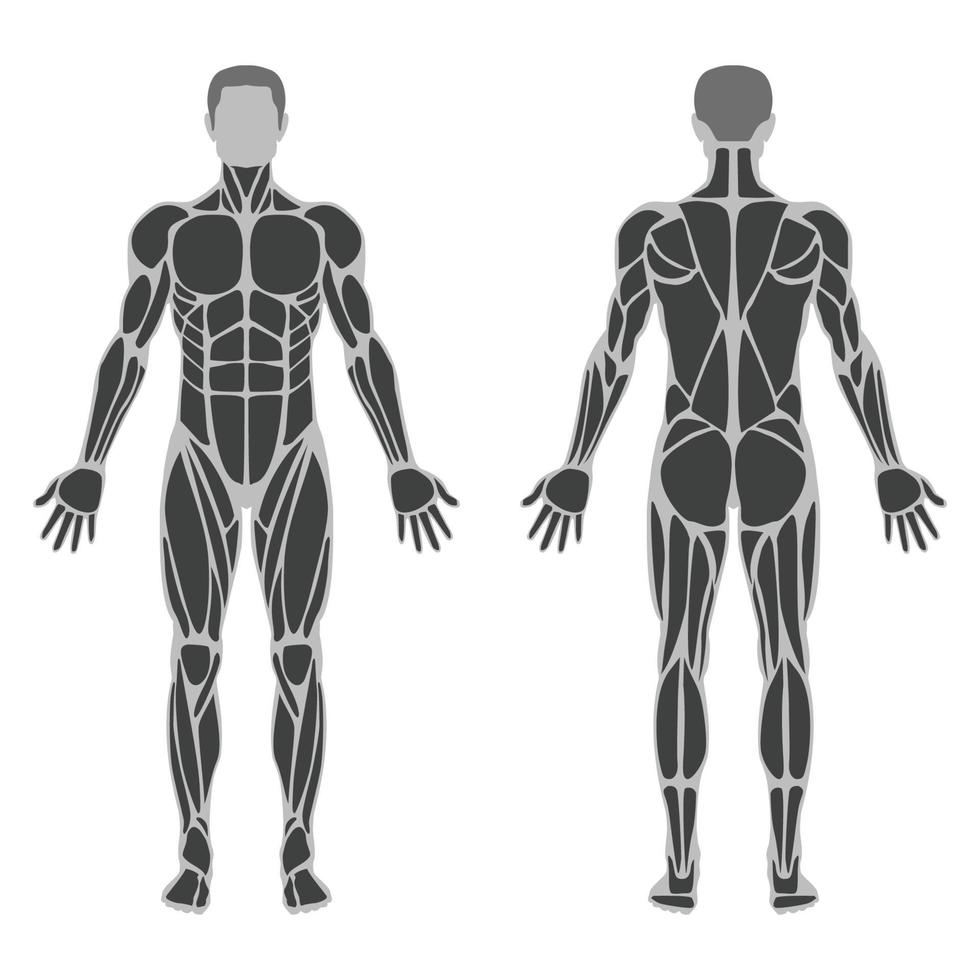
#> input picture Hevy workouts/human_body.jpg, 980 x 980 px, found by its file name; the run also reads 1 picture not shown here
$ jupyter execute human_body_coordinates.ipynb
#> lines starting #> are read from the running program, lines starting #| are printed output that depends on the picture
[cell 1]
image_path = r'C:\Users\mikip\OneDrive\Dokumenty\GitHub\Public-projects\Hevy workouts\human_body.jpg'
output_image_path = r'C:\Users\mikip\Downloads\human_body_with_polygon.jpg'

[cell 2]
from PIL import Image, ImageDraw

# Coordinates for the polygon
left_chest = [(232.18717948717955, 216.60769230769233), (239.22307692307692, 228.6692307692308),
     (240.22820512820516, 274.9051282051282), (231.1820512820513, 285.96153846153845),
     (217.11025641025645, 291.9923076923077), (198.0128205128205, 290.98717948717945),
     (184.9461538461539, 284.9564102564103), (175.90000000000003, 267.86923076923074),
     (172.88461538461542, 244.75128205128203), (177.9102564102564, 227.66410256410256),
     (191.98205128205137, 217.61282051282058), (232.18717948717955, 216.60769230769233)]

right_chest = [(259.7564102564103, 217.4953379953381), (254.534965034965, 225.327505827506),
               (250.61888111888118, 244.90792540792552), (251.92424242424238, 268.4044289044291),
               (259.7564102564103, 285.374125874126), (285.8636363636364, 290.59557109557124),
               (309.36013986013984, 280.15268065268083), (318.49766899766894, 254.04545454545473),
               (315.8869463869463, 231.85431235431247), (304.1386946386946, 220.10606060606074),
               (287.1689976689976, 212.27389277389295), (263.6724941724941, 214.88461538461559)]

left_top_trunk = [(237.56526806526801, 289.29020979020993), (241.48135198135185, 294.5116550116552), (242.78671328671328, 304.9545454545456), (242.78671328671328, 314.0920745920747), (210.1526806526806, 333.67249417249434), (207.54195804195808, 318.00815850815866), (207.54195804195808, 308.87062937062956), (208.84731934731929, 302.343822843823), (237.56526806526801, 289.29020979020993), (241.48135198135185, 290.59557109557124), (241.48135198135185, 293.2062937062939), (241.48135198135185, 298.42773892773903)]
left_mid_top_trunk = [(238.87062937062944, 325.84032634032644), (242.78671328671328, 331.0617715617717), (241.48135198135185, 357.1689976689978), (211.45804195804192, 357.1689976689978), (211.45804195804192, 341.5046620046621), (237.56526806526801, 327.14568764568776), (238.87062937062944, 325.84032634032644), (238.87062937062944, 325.84032634032644), (238.87062937062944, 325.84032634032644), (238.87062937062944, 325.84032634032644), (237.56526806526801, 325.84032634032644), (237.56526806526801, 325.84032634032644)]
left_mid_low_trunk = [(210.1526806526806, 366.3065268065269), (210.1526806526806, 387.19230769230785), (240.17599067599065, 389.8030303030305), (242.78671328671328, 362.39044289044307), (227.1223776223776, 362.39044289044307), (210.1526806526806, 366.3065268065269), (210.1526806526806, 366.3065268065269), (210.1526806526806, 366.3065268065269), (210.1526806526806, 366.3065268065269), (210.1526806526806, 366.3065268065269), (210.1526806526806, 366.3065268065269), (210.1526806526806, 366.3065268065269)]
left_low_trunk = [(210.1526806526806, 395.02447552447563), (215.37412587412587, 435.4906759906761), (224.51165501165497, 462.9032634032635), (232.34382284382275, 478.5675990675992), (241.48135198135185, 481.1783216783218), (244.09207459207448, 400.2459207459209), (240.17599067599065, 395.02447552447563), (211.45804195804192, 393.7191142191143), (211.45804195804192, 392.413752913753), (211.45804195804192, 392.413752913753), (211.45804195804192, 392.413752913753), (211.45804195804192, 392.413752913753)]

right_top_trunk = [(253.2296037296038, 287.9848484848486), (250.61888111888118, 297.1223776223778), (249.31351981351975, 310.1759906759909), (251.92424242424238, 318.00815850815866), (281.9475524475523, 331.0617715617717), (284.55827505827494, 321.9242424242426), (284.55827505827494, 308.87062937062956), (284.55827505827494, 302.343822843823), (254.534965034965, 287.9848484848486), (254.534965034965, 287.9848484848486), (251.92424242424238, 290.59557109557124), (253.2296037296038, 290.59557109557124)]
right_mid_top_trunk = [(251.92424242424238, 325.84032634032644), (248.00815850815854, 327.14568764568776), (250.61888111888118, 357.1689976689978), (280.6421911421911, 357.1689976689978), (278.0314685314685, 341.5046620046621), (266.28321678321674, 332.367132867133), (262.3671328671329, 329.7564102564104), (255.84032634032621, 328.4510489510491), (251.92424242424238, 325.84032634032644), (250.61888111888118, 325.84032634032644), (250.61888111888118, 328.4510489510491), (248.00815850815854, 329.7564102564104)]
right_mid_low_trunk = [(250.61888111888118, 362.39044289044307), (249.31351981351975, 380.66550116550127), (250.61888111888118, 387.19230769230785), (280.6421911421911, 387.19230769230785), (280.6421911421911, 376.74941724941743), (279.3368298368299, 365.0011655011656), (250.61888111888118, 361.08508158508175), (249.31351981351975, 371.52797202797217), (249.31351981351975, 375.4440559440561), (249.31351981351975, 380.66550116550127), (250.61888111888118, 385.88694638694653), (250.61888111888118, 385.88694638694653)]
right_low_trunk = [(249.31351981351975, 396.32983682983695), (250.61888111888118, 481.1783216783218), (262.3671328671329, 472.0407925407926), (272.8100233100232, 445.9335664335665), (280.6421911421911, 396.32983682983695), (255.84032634032621, 396.32983682983695), (251.92424242424238, 396.32983682983695), (275.42074592074584, 393.7191142191143), (249.31351981351975, 395.02447552447563), (251.92424242424238, 401.5512820512822), (251.92424242424238, 411.99417249417263), (249.31351981351975, 419.8263403263404)]

left_front_shoulder = [(163.15967365967367, 204.44172494172506), (139.6631701631702, 220.10606060606074), (133.13636363636363, 231.85431235431247), (134.44172494172494, 250.12937062937078), (144.88461538461536, 263.18298368298383), (150.10606060606062, 267.0990675990678), (165.7703962703963, 251.4347319347321), (168.38111888111882, 229.24358974358995), (178.82400932400935, 220.10606060606074), (187.96153846153845, 217.4953379953381), (176.21328671328672, 204.44172494172506), (167.07575757575762, 204.44172494172506)]
left_left_biceps = [(142.27389277389273, 273.62587412587425), (125.30419580419584, 297.1223776223778), (121.3881118881119, 329.7564102564104), (137.05244755244757, 324.5349650349651), (146.18997668997667, 307.56526806526824), (151.41142191142194, 290.59557109557124), (148.8006993006993, 278.8473193473195), (147.495337995338, 276.2365967365969), (144.88461538461536, 276.2365967365969), (143.57925407925404, 273.62587412587425), (137.05244755244757, 274.93123543123556), (143.57925407925404, 274.93123543123556)]
left_right_biceps = [(163.15967365967367, 259.2668997668999), (150.10606060606062, 304.9545454545456), (135.74708624708626, 338.8939393939395), (138.3578088578089, 346.7261072261074), (156.6328671328671, 323.2296037296039), (165.7703962703963, 301.03846153846166), (169.68648018648014, 286.6794871794873), (169.68648018648014, 277.5419580419582), (167.07575757575762, 264.48834498834515), (165.7703962703963, 260.5722610722612), (164.465034965035, 260.5722610722612), (161.85431235431236, 269.7097902097904)]

left_top_forearm = [(120.08275058275058, 336.283216783217), (103.11305361305358, 359.77972027972044), (103.11305361305358, 362.39044289044307), (99.19696969696975, 363.6958041958044), (83.53263403263406, 458.98717948717956), (99.19696969696975, 427.6585081585083), (108.33449883449885, 408.0780885780887), (114.86130536130543, 389.8030303030305), (120.08275058275058, 376.74941724941743), (121.3881118881119, 336.283216783217), (118.77738927738926, 337.5885780885782), (118.77738927738926, 337.5885780885782)]
left_mid_forearm = [(93.97552447552448, 460.2925407925409), (103.11305361305358, 445.9335664335665), (116.16666666666663, 414.60489510489526), (131.8310023310023, 391.1083916083917), (137.05244755244757, 362.39044289044307), (137.05244755244757, 355.8636363636365), (130.525641025641, 355.8636363636365), (126.60955710955716, 359.77972027972044), (122.69347319347321, 384.5815850815852), (105.72377622377621, 422.43706293706305), (93.97552447552448, 455.0710955710957), (92.67016317016316, 456.37645687645704)]
left_low_forearm = [(139.6631701631702, 362.39044289044307), (137.05244755244757, 381.9708624708626), (131.8310023310023, 392.413752913753), (118.77738927738926, 414.60489510489526), (110.94522144522148, 431.57459207459215), (107.02913752913753, 451.1550116550118), (100.50233100233106, 460.2925407925409), (107.02913752913753, 447.2389277389278), (110.94522144522148, 442.0174825174827), (122.69347319347321, 421.13170163170173), (131.8310023310023, 404.16200466200485), (139.6631701631702, 388.49766899766917)]

right_front_shoulder = [(302.83333333333337, 213.57925407925427), (313.2762237762237, 205.74708624708637), (330.24592074592067, 203.13636363636385), (349.8263403263403, 218.80069930069942), (361.57459207459203, 243.60256410256432), (353.74242424242414, 256.65617715617736), (339.38344988344977, 265.79370629370646), (330.24592074592067, 254.04545454545473), (323.7191142191142, 247.51864801864815), (323.7191142191142, 226.63286713286732), (313.2762237762237, 220.10606060606074), (304.1386946386946, 216.1899766899769)]
right_right_biceps = [(348.52097902097887, 273.62587412587425), (341.9941724941724, 286.6794871794873), (345.91025641025624, 306.2599067599069), (355.04778554778557, 325.84032634032644), (366.7960372960373, 331.0617715617717), (368.1013986013985, 321.9242424242426), (368.1013986013985, 301.03846153846166), (358.9638694638694, 284.06876456876466), (351.1317016317015, 276.2365967365969), (347.21561771561767, 273.62587412587425), (341.9941724941724, 282.76340326340346), (344.60489510489504, 299.73310023310034)]
right_left_biceps = [(326.32983682983684, 259.2668997668999), (322.4137529137528, 276.2365967365969), (331.5512820512821, 310.1759906759909), (344.60489510489504, 338.8939393939395), (349.8263403263403, 344.11538461538476), (355.04778554778557, 342.81002331002344), (355.04778554778557, 337.5885780885782), (336.77272727272714, 297.1223776223778), (332.8566433566433, 285.374125874126), (327.63519813519804, 259.2668997668999), (326.32983682983684, 259.2668997668999), (322.4137529137528, 276.2365967365969)]

right_top_forearm = [(369.40675990675993, 334.97785547785566), (370.71212121212113, 376.74941724941743), (379.84965034965023, 398.9405594405596), (404.6515151515151, 460.2925407925409), (405.95687645687633, 460.2925407925409), (391.59790209790197, 383.2762237762239), (391.59790209790197, 363.6958041958044), (382.46037296037287, 349.33682983683), (375.9335664335664, 340.1993006993008), (369.40675990675993, 336.283216783217), (368.1013986013985, 341.5046620046621), (369.40675990675993, 348.0314685314687)]
right_mid_forearm = [(356.35314685314677, 354.55827505827517), (357.6585081585082, 374.1386946386948), (366.7960372960373, 397.63519813519827), (386.3764568764567, 438.1013986013987), (395.513986013986, 458.98717948717956), (395.513986013986, 460.2925407925409), (399.43006993006986, 460.2925407925409), (390.29254079254076, 435.4906759906761), (381.15501165501166, 411.99417249417263), (373.32284382284377, 395.02447552447563), (364.18531468531467, 363.6958041958044), (364.18531468531467, 359.77972027972044)]
right_low_forearm =  [(352.43706293706293, 366.3065268065269), (347.21561771561767, 368.91724941724954), (364.18531468531467, 406.77272727272737), (390.29254079254076, 462.9032634032635), (391.59790209790197, 462.9032634032635), (369.40675990675993, 409.38344988345), (362.87995337995324, 398.9405594405596), (357.6585081585082, 387.19230769230785), (351.1317016317015, 371.52797202797217), (353.74242424242414, 365.0011655011656), (349.8263403263403, 365.0011655011656), (348.52097902097887, 370.22261072261085)]

right_top_low_thigh = [(254.534965034965, 519.0337995337997), (264.97785547785554, 530.7820512820514), (259.7564102564103, 568.6375291375292), (255.84032634032621, 546.4463869463871), (257.14568764568764, 536.0034965034966), (257.14568764568764, 525.5606060606061), (254.534965034965, 521.6445221445223), (254.534965034965, 517.7284382284383), (255.84032634032621, 530.7820512820514), (255.84032634032621, 533.392773892774), (255.84032634032621, 530.7820512820514), (255.84032634032621, 525.5606060606061)]
right_top_top_thigh = [(302.83333333333337, 435.4906759906761), (274.11538461538464, 472.0407925407926), (258.45104895104885, 515.1177156177157), (267.58857808857795, 524.2552447552449), (288.474358974359, 469.4300699300701), (302.83333333333337, 440.71212121212136), (302.83333333333337, 439.40675990676004), (287.1689976689976, 458.98717948717956), (287.1689976689976, 458.98717948717956), (287.1689976689976, 458.98717948717956), (287.1689976689976, 458.98717948717956), (287.1689976689976, 458.98717948717956)]
right_mid_long_thigh = [(304.1386946386946, 445.9335664335665), (280.6421911421911, 505.9801864801866), (267.58857808857795, 550.362470862471), (264.97785547785554, 584.3018648018649), (267.58857808857795, 603.8822843822845), (272.8100233100232, 572.5536130536132), (283.25291375291374, 534.6981351981353), (292.39044289044284, 496.8426573426575), (306.7494172494172, 447.2389277389278), (287.1689976689976, 505.9801864801866), (284.55827505827494, 511.20163170163187), (284.55827505827494, 513.8123543123544)]
right_big_mid_thigh = [(311.97086247086247, 449.84965034965046), (325.0244755244754, 487.7051282051283), (325.0244755244754, 528.1713286713288), (313.2762237762237, 575.1643356643358), (300.22261072261074, 620.8519813519815), (295.0011655011655, 629.9895104895106), (292.39044289044284, 631.2948717948718), (284.55827505827494, 599.9662004662006), (284.55827505827494, 556.8892773892775), (292.39044289044284, 516.423076923077), (311.97086247086247, 452.4603729603731), (311.97086247086247, 449.84965034965046)]
right_low_right_thigh = [(328.94055944055947, 537.308857808858), (325.0244755244754, 594.7447552447553), (315.8869463869463, 614.3251748251749), (310.66550116550104, 626.0734265734267), (310.66550116550104, 635.2109557109558), (305.444055944056, 635.2109557109558), (304.1386946386946, 618.2412587412589), (314.5815850815851, 593.439393939394), (321.10839160839157, 566.0268065268066), (322.4137529137528, 542.5303030303031), (328.94055944055947, 538.6142191142192), (328.94055944055947, 549.0571095571097)]
right_low_left_thigh =[(279.3368298368299, 568.6375291375292), (274.11538461538464, 586.9125874125875), (272.8100233100232, 597.355477855478), (271.504662004662, 615.6305361305363), (275.42074592074584, 633.9055944055945), (274.11538461538464, 639.1270396270397), (283.25291375291374, 632.6002331002333), (280.6421911421911, 603.8822843822845), (280.6421911421911, 584.3018648018649), (280.6421911421911, 568.6375291375292), (280.6421911421911, 568.6375291375292), (280.6421911421911, 568.6375291375292)]

left_top_low_thigh = [(224.51165501165497, 533.392773892774), (237.56526806526801, 516.423076923077), (234.95454545454538, 536.0034965034966), (232.34382284382275, 563.4160839160841), (231.03846153846155, 568.6375291375292), (227.1223776223776, 541.2249417249418), (225.81701631701628, 533.392773892774), (224.51165501165497, 533.392773892774), (224.51165501165497, 533.392773892774), (225.81701631701628, 533.392773892774), (225.81701631701628, 533.392773892774), (225.81701631701628, 533.392773892774)]
left_top_top_thigh =  [(189.26689976689977, 436.7960372960374), (212.76340326340323, 465.51398601398614), (232.34382284382275, 513.8123543123544), (225.81701631701628, 526.8659673659674), (215.37412587412587, 500.75874125874134), (203.62587412587413, 469.4300699300701), (189.26689976689977, 436.7960372960374), (189.26689976689977, 436.7960372960374), (189.26689976689977, 436.7960372960374), (189.26689976689977, 436.7960372960374), (189.26689976689977, 436.7960372960374), (189.26689976689977, 436.7960372960374)]
left_mid_long_thigh = [(185.35081585081582, 444.6282051282052), (211.45804195804192, 547.7517482517484), (223.20629370629365, 602.5769230769232), (227.1223776223776, 579.0804195804196), (221.90093240093233, 542.5303030303031), (210.1526806526806, 505.9801864801866), (185.35081585081582, 445.9335664335665), (185.35081585081582, 445.9335664335665), (185.35081585081582, 445.9335664335665), (185.35081585081582, 445.9335664335665), (185.35081585081582, 445.9335664335665), (185.35081585081582, 445.9335664335665)]
left_big_mid_thigh = [(178.82400932400935, 451.1550116550118), (167.07575757575762, 487.7051282051283), (168.38111888111882, 532.0874125874127), (186.65617715617714, 605.1876456876457), (198.40442890442887, 629.9895104895106), (204.93123543123545, 618.2412587412589), (207.54195804195808, 586.9125874125875), (207.54195804195808, 554.2785547785548), (202.32051282051282, 525.5606060606061), (194.48834498834492, 490.3158508158509), (185.35081585081582, 469.4300699300701), (181.43473193473187, 453.7657342657344)]
left_low_left_thigh = [(163.15967365967367, 534.6981351981353), (164.465034965035, 571.2482517482518), (173.6025641025641, 607.7983682983684), (180.12937062937067, 628.6841491841492), (186.65617715617714, 636.5163170163171), (187.96153846153845, 626.0734265734267), (186.65617715617714, 611.7144522144523), (177.51864801864804, 594.7447552447553), (170.99184149184146, 563.4160839160841), (165.7703962703963, 542.5303030303031), (165.7703962703963, 534.6981351981353), (163.15967365967367, 534.6981351981353)]
left_low_right_thigh = [(210.1526806526806, 566.0268065268066), (211.45804195804192, 596.0501165501166), (206.23659673659677, 627.378787878788), (211.45804195804192, 639.1270396270397), (216.67948717948718, 639.1270396270397), (219.29020979020981, 631.2948717948718), (220.59557109557113, 607.7983682983684), (216.67948717948718, 582.9965034965036), (212.76340326340323, 571.2482517482518), (210.1526806526806, 566.0268065268066), (211.45804195804192, 568.6375291375292), (211.45804195804192, 568.6375291375292)]


coordinates_list = [left_chest, right_chest,
                left_top_trunk, left_mid_top_trunk, left_mid_low_trunk, left_low_trunk,
                right_top_trunk, right_mid_top_trunk, right_mid_low_trunk, right_low_trunk,
                left_front_shoulder, left_left_biceps, left_right_biceps,
                left_top_low_thigh, left_top_top_thigh, left_mid_long_thigh, left_big_mid_thigh, left_low_left_thigh, left_low_right_thigh,
                left_top_forearm, left_mid_forearm, left_low_forearm,
                right_front_shoulder,right_right_biceps, right_left_biceps,
                right_top_forearm, right_mid_forearm, right_low_forearm,
                right_top_low_thigh, right_top_top_thigh, right_mid_long_thigh, right_big_mid_thigh, right_low_left_thigh, right_low_right_thigh]
# Load the image
image = Image.open(image_path)
#> image is the input picture: PIL image 980x980 RGB; mean R, G, B 216.5, 216.6, 216.5

# Create a draw object
draw = ImageDraw.Draw(image)
for cords in coordinates_list:
    # Convert coordinates to integer tuples
    polygon_coords = [(int(x), int(y)) for x, y in cords]


    fill_color = (200, 0, 0, 128)  # 128 is 50% transparency (255 is fully opaque, 0 is fully transparent)
    # Draw the polygon with specified fill and outline colors
    draw.polygon(polygon_coords, outline='red', fill=fill_color)


# Save or display the image
image.save(output_image_path)
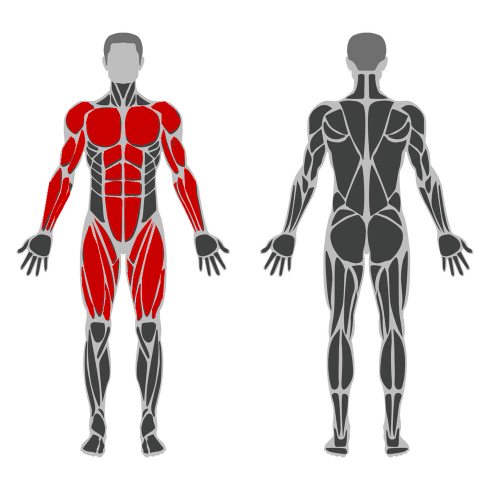
#> saved as human_body_with_polygon.jpg: PIL image 980x980 RGB (shown at 1/2 size); mean R, G, B 223.4, 213, 212.9
image.show()

[cell 3]
primary = ['klatka']
secondary = ['brzuch', 'nogi']

[cell 4]
body_dict = {'klatka': [left_chest, right_chest],
             'brzuch':  [left_top_trunk, left_mid_top_trunk, left_mid_low_trunk, left_low_trunk, right_top_trunk, right_mid_top_trunk, right_mid_low_trunk, right_low_trunk,],
             'nogi': [right_top_low_thigh, right_top_top_thigh, right_mid_long_thigh, right_big_mid_thigh, right_low_right_thigh, right_low_left_thigh, left_top_low_thigh, left_top_top_thigh, left_mid_long_thigh, left_big_mid_thigh, left_low_left_thigh, left_low_right_thigh ]}

[cell 5]
from PIL import Image, ImageDraw


# Load the image
image = Image.open(image_path)

# Create a draw object
draw = ImageDraw.Draw(image, 'RGBA')

def color_image(lista, isprimary):
#> called with isprimary = True
    if isprimary:
        color = 255
    else:
        color = 125
    for body_part in lista:
        coordinates_list = body_dict[body_part]
        for cords in coordinates_list:
            # Convert coordinates to integer tuples
            polygon_coords = [(int(x), int(y)) for x, y in cords]
            fill_color = (color, 0, 0, 125)  # 128 is 50% transparency (255 is fully opaque, 0 is fully transparent)
            # Draw the polygon with specified fill and outline colors
            draw.polygon(polygon_coords, outline='red', fill=fill_color)


color_image(primary, isprimary= True)
color_image(secondary, isprimary= False)

# Save or display the image
image.save(output_image_path)
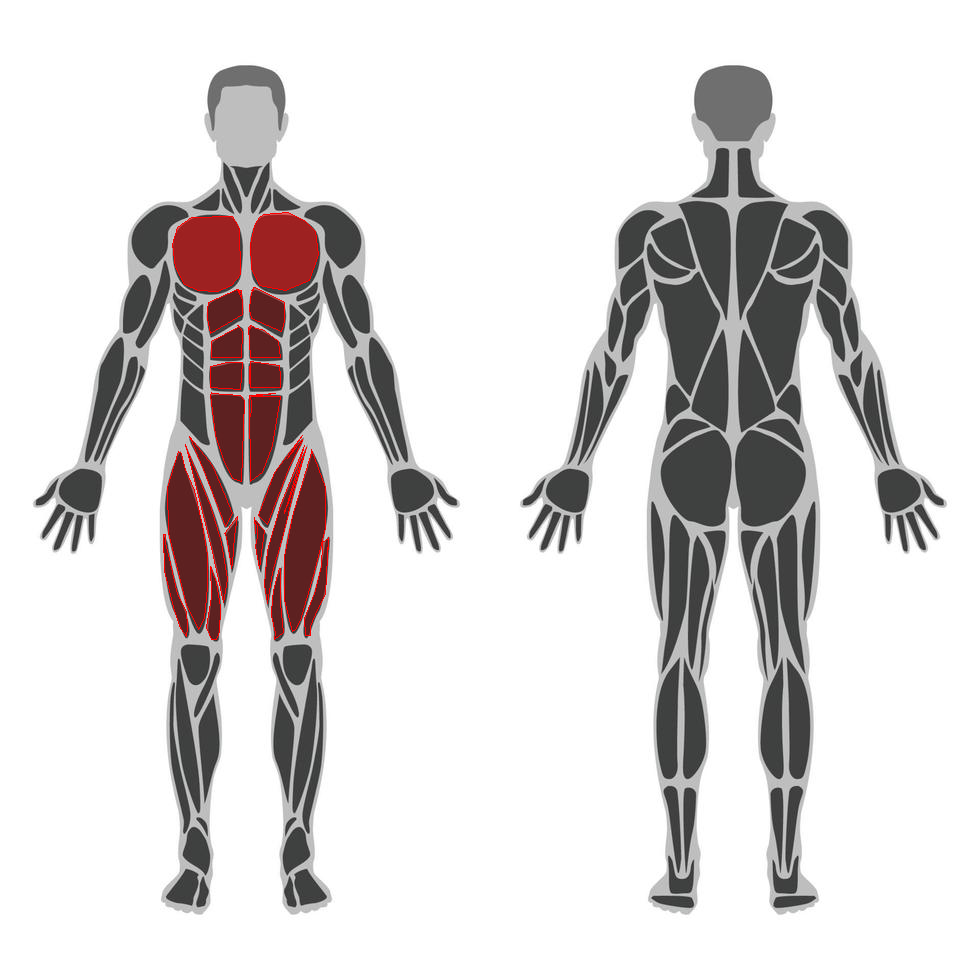
#> saved as human_body_with_polygon.jpg: PIL image 980x980 RGB; mean R, G, B 218.7, 215.2, 215.1
#> (the rest of the program and of its run is left out)
